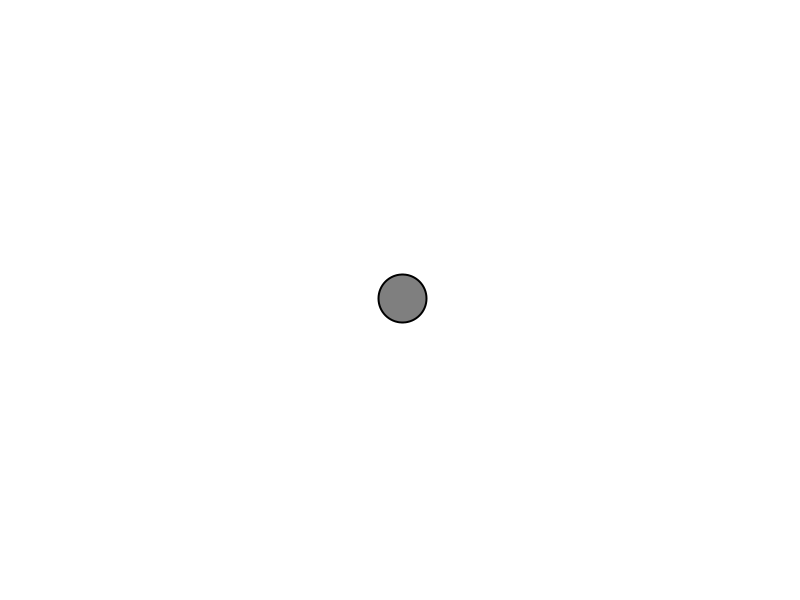
Frame 1 (no input)
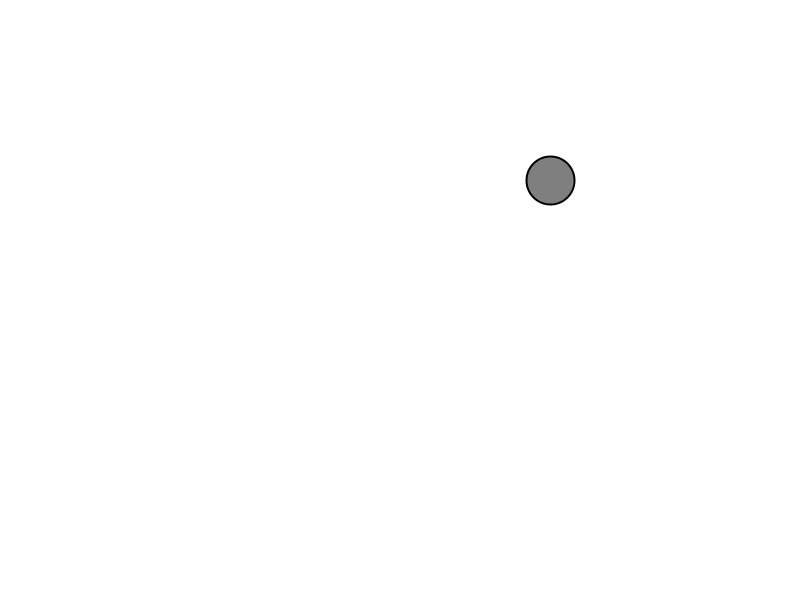
Frame 60 (the mouse pressed at the canvas centre just before this capture)
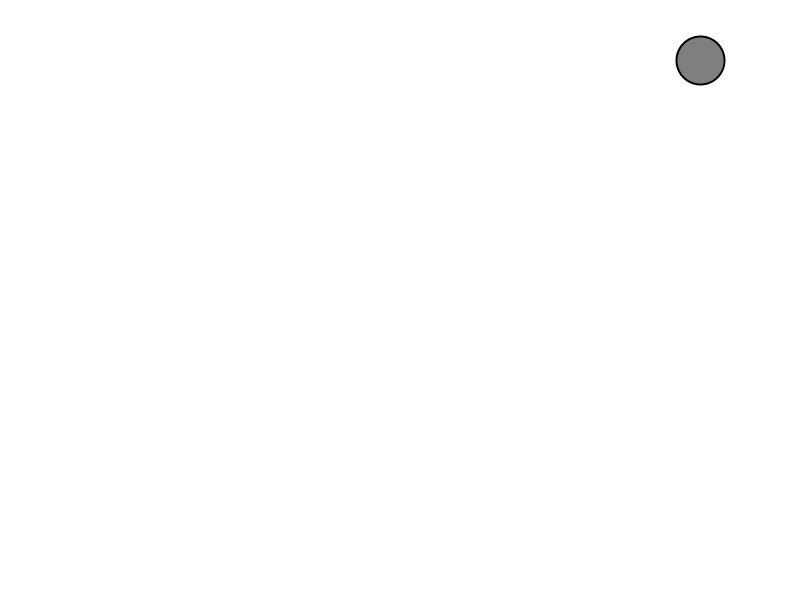
Frame 120 (the mouse held since frame 60 and released just before this capture)

The Processing sketch that drew these frames (run headless with seeded random() and noise(); from frame 60 on, the mouse is pressed at the canvas centre):

// Processing sketch: BouncingBall
// ── BouncingBall.pde
Ball b;

void setup(){
  
  size(800, 600);
  b = new Ball();
}

void draw(){
  background(255);
  b.move();
  b.bounce();
  b.display();
}
// ── Ball.pde
class Ball{
  
  PVector location;
  PVector velocity;
  
  Ball(){
  
    location = new PVector(width/2, height/2);
    velocity = new PVector(2.5, -2);
  }
  
  void move(){
  
   location.add(velocity); 
  }
  
  void bounce(){
    
    if(location.x > width || location.x < 0){
      velocity.x *= -1;
    }
    if(location.y > height || location.y < 0){
      velocity.y *= -1;
    }
  }
  
  void display(){
    
    stroke(0);
    strokeWeight(2);
    fill(127);
    ellipse(location.x, location.y, 48, 48);
  }
}
